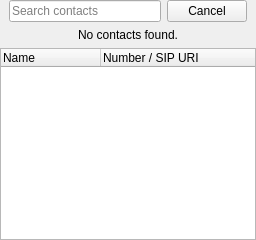
          <widget class="QWidget" name="tabContacts">
           <attribute name="title">
            <string>Contacts</string>
           </attribute>
           <layout class="QGridLayout" name="contactsLayout">
            <property name="leftMargin">
             <number>0</number>
            </property>
            <property name="topMargin">
             <number>0</number>
            </property>
            <property name="rightMargin">
             <number>0</number>
            </property>
            <property name="bottomMargin">
             <number>0</number>
            </property>
            <item row="4" column="0" colspan="2">
             <widget class="QTreeWidget" name="contacts">
              <property name="horizontalScrollBarPolicy">
               <enum>Qt::ScrollBarAsNeeded</enum>
              </property>
              <property name="editTriggers">
               <set>QAbstractItemView::NoEditTriggers</set>
              </property>
              <property name="showDropIndicator" stdset="0">
               <bool>false</bool>
              </property>
              <property name="alternatingRowColors">
               <bool>true</bool>
              </property>
              <property name="selectionBehavior">
               <enum>QAbstractItemView::SelectRows</enum>
              </property>
              <property name="verticalScrollMode">
               <enum>QAbstractItemView::ScrollPerPixel</enum>
              </property>
              <property name="rootIsDecorated">
               <bool>false</bool>
              </property>
              <property name="uniformRowHeights">
               <bool>true</bool>
              </property>
              <property name="sortingEnabled">
               <bool>true</bool>
              </property>
              <property name="animated">
               <bool>true</bool>
              </property>
              <property name="allColumnsShowFocus">
               <bool>true</bool>
              </property>
              <property name="wordWrap">
               <bool>true</bool>
              </property>
              <property name="expandsOnDoubleClick">
               <bool>false</bool>
              </property>
              <attribute name="headerCascadingSectionResizes">
               <bool>true</bool>
              </attribute>
              <attribute name="headerShowSortIndicator" stdset="0">
               <bool>false</bool>
              </attribute>
              <column>
               <property name="text">
                <string>Name</string>
               </property>
              </column>
              <column>
               <property name="text">
                <string>Number / SIP URI</string>
               </property>
              </column>
             </widget>
            </item>
            <item row="2" column="0" rowspan="2" colspan="2">
             <layout class="QGridLayout" name="gridLayout_9">
              <property name="leftMargin">
               <number>9</number>
              </property>
              <property name="rightMargin">
               <number>9</number>
              </property>
              <item row="0" column="0">
               <widget class="ExtLineEdit" name="leSearchContacts">
                <property name="placeholderText">
                 <string>Search contacts</string>
                </property>
               </widget>
              </item>
              <item row="0" column="1">
               <widget class="QPushButton" name="pbSearchContacts">
                <property name="text">
                 <string>Cancel</string>
                </property>
               </widget>
              </item>
              <item row="1" column="0" colspan="2">
               <widget class="QLabel" name="lbNoContacts">
                <property name="sizePolicy">
                 <sizepolicy hsizetype="Preferred" vsizetype="Expanding">
                  <horstretch>0</horstretch>
                  <verstretch>0</verstretch>
                 </sizepolicy>
                </property>
                <property name="text">
                 <string>No contacts found.</string>
                </property>
                <property name="alignment">
                 <set>Qt::AlignCenter</set>
                </property>
                <property name="wordWrap">
                 <bool>true</bool>
                </property>
               </widget>
              </item>
             </layout>
            </item>
           </layout>
          </widget>
